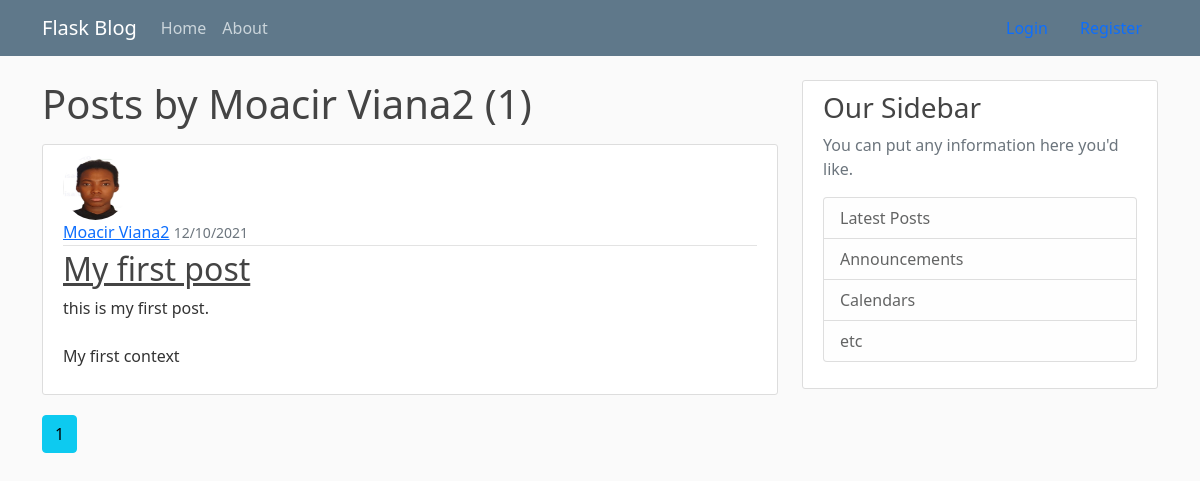
Before: /user/Moacir Viana2 with the older database file.
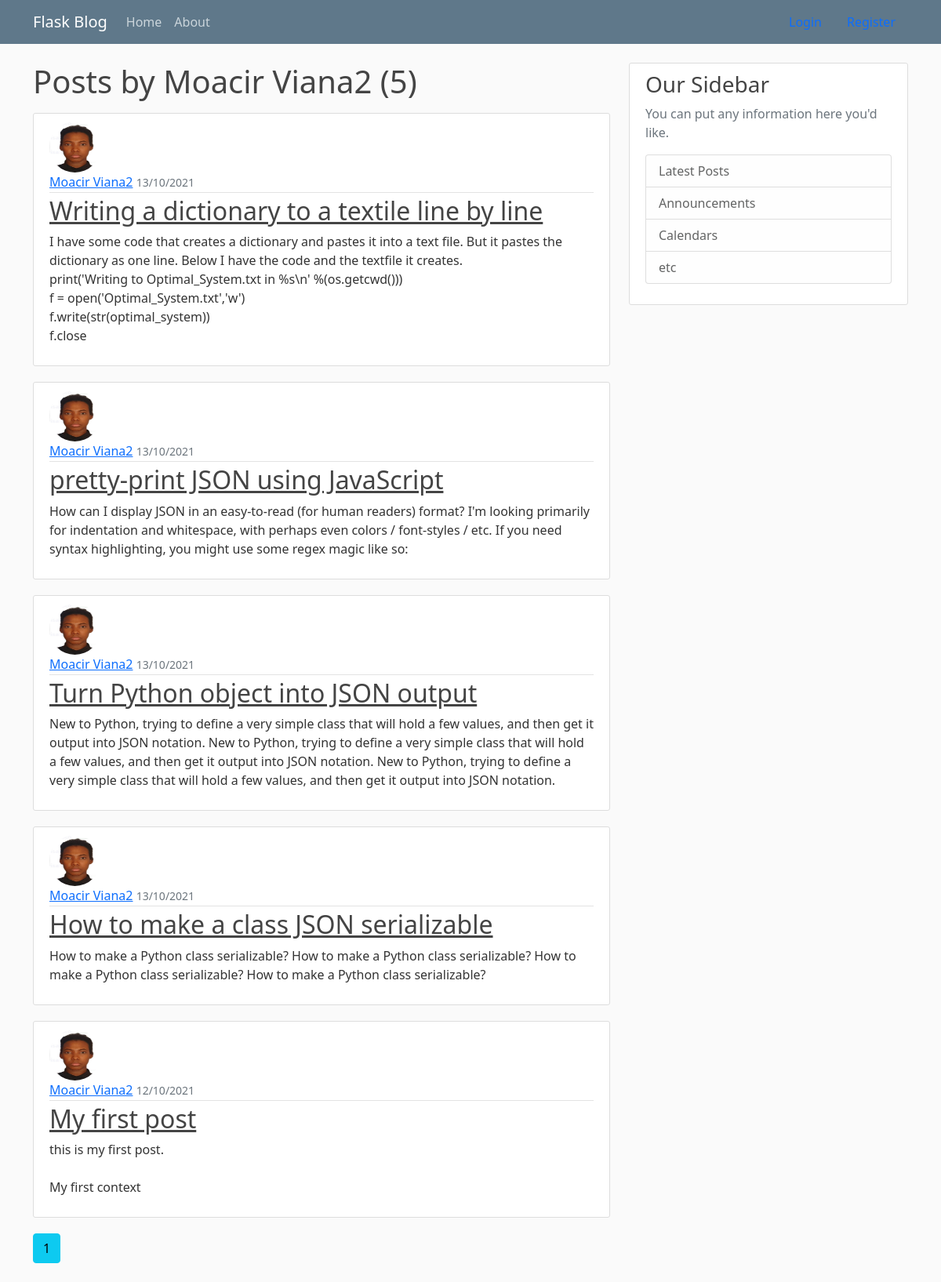
After: the same page with the newer database file.
### flaskblog/models.py (models this page shows, shortened)
class User(db.Model, UserMixin):
    id = db.Column(db.Integer, primary_key=True)
    username = db.Column(db.String(20), unique=True, nullable=False)
    email = db.Column(db.String(120), unique=True, nullable=False)
    image_file = db.Column(db.String(120), nullable=False, default='default.jpg')
    password = db.Column(db.String(60), nullable=False)
    posts = db.relationship('Post', backref='author', lazy=True)

class Post(db.Model):
    id = db.Column(db.Integer, primary_key=True)
    title = db.Column(db.String(100), nullable=False)
    date_posted = db.Column(db.DateTime, nullable=False, default=datetime.utcnow)
    content = db.Column(db.Text, nullable=False)
    user_id = db.Column(db.Integer, db.ForeignKey('user.id'), nullable=False)

### flaskblog/users/routes.py (the view)
@users.route("/user/<string:username>")
def user_posts(username):
    page = request.args.get('page',1, type=int)
    user = User.query.filter_by(username=username).first_or_404()
    posts = Post.query.filter_by(author=user)\
                .order_by(Post.date_posted.desc())\
                .paginate(page=page, per_page=5)
    return render_template("user_posts.html", posts=posts, user=user)

### flaskblog/templates/user_posts.html
{% extends "layout.html" %}
{% block content %}
  <h1 class="mb-3">Posts by {{ user.username }} ({{ posts.total }})</h1>
  {% for post in posts.items %}
    <article class="media content-section">
      <img class="rounded-circle article-img" src="{{ url_for('static', filename='profile_pics/' + post.author.image_file)}}" />
        <div class="media-body">
          <div class="article-metadata">
            <a class="mr-2" href="{{ url_for('users.user_posts', username=post.author.username)}}">{{ post.author.username }}</a>
            <small class="text-muted">{{ post.date_posted.strftime('%d/%m/%Y') }}</small>
          </div>
          <h2><a class="article-title" href="{{ url_for('posts.post', post_id=post.id) }}">{{ post.title }}</a></h2>
          <p class="article-content">{{ post.content }}</p>
        </div>
      </article>
  {% endfor %}
  {% for page_num in posts.iter_pages(left_edge=1, right_edge=1, left_current=1, right_current=5) %}
    {% if page_num %}
        {% if posts.page == page_num %}
          <a class="btn btn-info mb-4" href="{{url_for('users.user_posts', username=user.username, page=page_num)}}">{{ page_num }}</a>
        {% else %}
          <a class="btn btn-outline-info mb-4" href="{{url_for('users.user_posts', username=user.username, page=page_num)}}">{{ page_num }}</a>
        {% endif %}
    {% else %}
    ...
    {% endif %}
  {% endfor %}
{% endblock content %}

### flaskblog/templates/layout.html (shortened to what this page needs)
<!DOCTYPE html>
<html>
<head>
    <link href="https://cdn.jsdelivr.net/npm/bootstrap@5.0.2/dist/css/bootstrap.min.css" rel="stylesheet">
    <link type="text/css" href="{{ url_for('static', filename='main.css') }}" rel="stylesheet" >
</head>
<body>
    <header class="site-header">
        <nav class="navbar navbar-expand-md navbar-dark bg-steel fixed-top">
          <div class="container">
            <a class="navbar-brand mr-4" href="/">Flask Blog</a>
            <div class="collapse navbar-collapse" id="navbarToggle">
              <div class="navbar-nav mr-auto">
                <a class="nav-item nav-link" href="{{ url_for('main.home') }}">Home</a>
                <a class="nav-item nav-link" href="{{ url_for('main.about') }}">About</a>
              </div>
                <nav class="d-inline-flex mt-2 mt-md-0 ms-md-auto">
                  {% if current_user.is_authenticated %}
                  <a class="nav-item nav-link" href="{{ url_for('posts.new_post') }}">New Post</a>
                  <a class="nav-item nav-link" href="{{ url_for('users.logout') }}">Logout</a>
                  <a class="nav-item nav-link" href="{{ url_for('users.account') }}">Account</a>
                  {% else %}
                  <a class="nav-item nav-link" href="{{ url_for('users.login') }}">Login</a>
                  <a class="nav-item nav-link" href="{{ url_for('users.register') }}">Register</a>
                  {% endif %}
                </nav>
            </div>
          </div>
        </nav>
      </header>
      <main role="main" class="container">
        <div class="row">
          <div class="col-md-8">
            {% block content %}{% endblock %}
          </div>
          <div class="col-md-4">
            <div class="content-section">
              <h3>Our Sidebar</h3>
              <p class='text-muted'>You can put any information here you'd like.
                <ul class="list-group">
                  <li class="list-group-item list-group-item-light">Latest Posts</li>
                  <li class="list-group-item list-group-item-light">Announcements</li>
                  <li class="list-group-item list-group-item-light">Calendars</li>
                  <li class="list-group-item list-group-item-light">etc</li>
                </ul>
              </p>
            </div>
          </div>
        </div>
      </main>
</body>
</html>

### flaskblog/static/main.css (style rules this page uses)
body { background: #fafafa; color: #333333; margin-top: 5rem; }
h1, h2, h3, h4, h5, h6 { color: #444444; }
ul { margin: 0; }
.bg-steel { background-color: #5f788a; }
.site-header .navbar-nav .nav-link { color: #cbd5db; }
.content-section { background: #ffffff; padding: 10px 20px; border: 1px solid #dddddd; border-radius: 3px; margin-bottom: 20px; }
.article-title { color: #444444; }
.article-content { white-space: pre-line; }
.article-img { height: 65px; width: 65px; margin-right: 16px; }
.article-metadata { padding-bottom: 1px; margin-bottom: 4px; border-bottom: 1px solid #e3e3e3 }

Changed rows visible on the page:
added Post: image_file (picture), author.username "Moacir Viana2", date_posted "13/10/2021", title "Writing a dictionary to a textile line by line", content "I have some code that creates a dictionary and pastes it into a text file. But it pastes the dictionary as one line. Below I have the code and the textfile it creates. print('Writing to Optimal_System.txt in %s\\n' %(os.getcwd())) f = open('Optimal_System.txt','w') f.write(str(optimal_system)) f.close"
added Post: image_file (picture), author.username "Moacir Viana2", date_posted "13/10/2021", title "pretty-print JSON using JavaScript", content "How can I display JSON in an easy-to-read (for human readers) format? I'm looking primarily for indentation and whitespace, with perhaps even colors / font-styles / etc. If you need syntax highlighting, you might use some regex magic like so:"
added Post: image_file (picture), author.username "Moacir Viana2", date_posted "13/10/2021", title "Turn Python object into JSON output", content "New to Python, trying to define a very simple class that will hold a few values, and then get it output into JSON notation. New to Python, trying to define a very simple class that will hold a few values, and then get it output into JSON notation. New to Python, trying to define a very simple class that will hold a few values, and then get it output into JSON notation."
added Post: image_file (picture), author.username "Moacir Viana2", date_posted "13/10/2021", title "How to make a class JSON serializable", content "How to make a Python class serializable? How to make a Python class serializable? How to make a Python class serializable? How to make a Python class serializable?"
Other visible differences:
{{ posts.total }}: "1" → "5"
